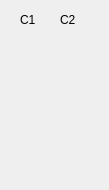
   <widget class="QWidget" name="tab_12">
    <attribute name="title">
     <string>Status</string>
    </attribute>
    <widget class="caByte" name="cabyte_8">
     <property name="geometry">
      <rect>
       <x>5</x>
       <y>30</y>
       <width>20</width>
       <height>151</height>
      </rect>
     </property>
     <property name="toolTip">
      <string>&lt;html&gt;&lt;head/&gt;&lt;body&gt;&lt;p&gt;&lt;span style=&quot; font-family:'sans-serif';&quot;&gt;Bit 0: Ready to switch on &lt;/span&gt;&lt;/p&gt;&lt;p&gt;&lt;span style=&quot; font-family:'sans-serif';&quot;&gt;Bit 1: Switched on &lt;/span&gt;&lt;/p&gt;&lt;p&gt;&lt;span style=&quot; font-family:'sans-serif';&quot;&gt;Bit 2: Operation enabled &lt;/span&gt;&lt;/p&gt;&lt;p&gt;&lt;span style=&quot; font-family:'sans-serif';&quot;&gt;Bit 3: Fault &lt;/span&gt;&lt;/p&gt;&lt;p&gt;&lt;span style=&quot; font-family:'sans-serif';&quot;&gt;Bit 4: reserved &lt;/span&gt;&lt;/p&gt;&lt;p&gt;&lt;span style=&quot; font-family:'sans-serif';&quot;&gt;Bit 5: Quick stop (inverse) &lt;/span&gt;&lt;/p&gt;&lt;p&gt;&lt;span style=&quot; font-family:'sans-serif';&quot;&gt;Bit 6: Switch on disabled &lt;/span&gt;&lt;/p&gt;&lt;p&gt;&lt;span style=&quot; font-family:'sans-serif';&quot;&gt;Bit 7: Warning &lt;/span&gt;&lt;/p&gt;&lt;p&gt;&lt;span style=&quot; font-family:'sans-serif';&quot;&gt;Bit 8 + 9: reserved &lt;/span&gt;&lt;/p&gt;&lt;p&gt;&lt;span style=&quot; font-family:'sans-serif';&quot;&gt;Bit 10: TxPDOToggle (selection/deselection via 0x8010:01) &lt;/span&gt;&lt;/p&gt;&lt;p&gt;&lt;span style=&quot; font-family:'sans-serif';&quot;&gt;Bit 11: Internal limit active &lt;/span&gt;&lt;/p&gt;&lt;p&gt;&lt;span style=&quot; font-family:'sans-serif';&quot;&gt;Bit 12: (Target value ignored) &lt;/span&gt;&lt;/p&gt;&lt;p&gt;&lt;span style=&quot; font-family:'sans-serif';&quot;&gt;Bit 13 - 15: reserved&lt;/span&gt;&lt;/p&gt;&lt;/body&gt;&lt;/html&gt;</string>
     </property>
     <property name="channel" stdset="0">
      <string notr="true">$(IOC):m$(MasterID)s$(SlaveID)-Drv03-Stat</string>
     </property>
     <property name="endBit">
      <number>15</number>
     </property>
    </widget>
    <widget class="caByte" name="cabyte_12">
     <property name="geometry">
      <rect>
       <x>40</x>
       <y>30</y>
       <width>20</width>
       <height>151</height>
      </rect>
     </property>
     <property name="toolTip">
      <string>&lt;html&gt;&lt;head/&gt;&lt;body&gt;&lt;p&gt;&lt;span style=&quot; font-family:'sans-serif';&quot;&gt;Bit 0: Ready to switch on &lt;/span&gt;&lt;/p&gt;&lt;p&gt;&lt;span style=&quot; font-family:'sans-serif';&quot;&gt;Bit 1: Switched on &lt;/span&gt;&lt;/p&gt;&lt;p&gt;&lt;span style=&quot; font-family:'sans-serif';&quot;&gt;Bit 2: Operation enabled &lt;/span&gt;&lt;/p&gt;&lt;p&gt;&lt;span style=&quot; font-family:'sans-serif';&quot;&gt;Bit 3: Fault &lt;/span&gt;&lt;/p&gt;&lt;p&gt;&lt;span style=&quot; font-family:'sans-serif';&quot;&gt;Bit 4: reserved &lt;/span&gt;&lt;/p&gt;&lt;p&gt;&lt;span style=&quot; font-family:'sans-serif';&quot;&gt;Bit 5: Quick stop (inverse) &lt;/span&gt;&lt;/p&gt;&lt;p&gt;&lt;span style=&quot; font-family:'sans-serif';&quot;&gt;Bit 6: Switch on disabled &lt;/span&gt;&lt;/p&gt;&lt;p&gt;&lt;span style=&quot; font-family:'sans-serif';&quot;&gt;Bit 7: Warning &lt;/span&gt;&lt;/p&gt;&lt;p&gt;&lt;span style=&quot; font-family:'sans-serif';&quot;&gt;Bit 8 + 9: reserved &lt;/span&gt;&lt;/p&gt;&lt;p&gt;&lt;span style=&quot; font-family:'sans-serif';&quot;&gt;Bit 10: TxPDOToggle (selection/deselection via 0x8010:01) &lt;/span&gt;&lt;/p&gt;&lt;p&gt;&lt;span style=&quot; font-family:'sans-serif';&quot;&gt;Bit 11: Internal limit active &lt;/span&gt;&lt;/p&gt;&lt;p&gt;&lt;span style=&quot; font-family:'sans-serif';&quot;&gt;Bit 12: (Target value ignored) &lt;/span&gt;&lt;/p&gt;&lt;p&gt;&lt;span style=&quot; font-family:'sans-serif';&quot;&gt;Bit 13 - 15: reserved&lt;/span&gt;&lt;/p&gt;&lt;/body&gt;&lt;/html&gt;</string>
     </property>
     <property name="channel" stdset="0">
      <string notr="true">$(IOC):m$(MasterID)s$(SlaveID)-Drv03-Cmd-RB</string>
     </property>
     <property name="endBit">
      <number>15</number>
     </property>
    </widget>
    <widget class="caByte" name="cabyte_13">
     <property name="geometry">
      <rect>
       <x>80</x>
       <y>30</y>
       <width>20</width>
       <height>151</height>
      </rect>
     </property>
     <property name="toolTip">
      <string>&lt;html&gt;&lt;head/&gt;&lt;body&gt;&lt;p&gt;&lt;span style=&quot; font-family:'sans-serif';&quot;&gt;Bit 0: Ready to switch on &lt;/span&gt;&lt;/p&gt;&lt;p&gt;&lt;span style=&quot; font-family:'sans-serif';&quot;&gt;Bit 1: Switched on &lt;/span&gt;&lt;/p&gt;&lt;p&gt;&lt;span style=&quot; font-family:'sans-serif';&quot;&gt;Bit 2: Operation enabled &lt;/span&gt;&lt;/p&gt;&lt;p&gt;&lt;span style=&quot; font-family:'sans-serif';&quot;&gt;Bit 3: Fault &lt;/span&gt;&lt;/p&gt;&lt;p&gt;&lt;span style=&quot; font-family:'sans-serif';&quot;&gt;Bit 4: reserved &lt;/span&gt;&lt;/p&gt;&lt;p&gt;&lt;span style=&quot; font-family:'sans-serif';&quot;&gt;Bit 5: Quick stop (inverse) &lt;/span&gt;&lt;/p&gt;&lt;p&gt;&lt;span style=&quot; font-family:'sans-serif';&quot;&gt;Bit 6: Switch on disabled &lt;/span&gt;&lt;/p&gt;&lt;p&gt;&lt;span style=&quot; font-family:'sans-serif';&quot;&gt;Bit 7: Warning &lt;/span&gt;&lt;/p&gt;&lt;p&gt;&lt;span style=&quot; font-family:'sans-serif';&quot;&gt;Bit 8 + 9: reserved &lt;/span&gt;&lt;/p&gt;&lt;p&gt;&lt;span style=&quot; font-family:'sans-serif';&quot;&gt;Bit 10: TxPDOToggle (selection/deselection via 0x8010:01) &lt;/span&gt;&lt;/p&gt;&lt;p&gt;&lt;span style=&quot; font-family:'sans-serif';&quot;&gt;Bit 11: Internal limit active &lt;/span&gt;&lt;/p&gt;&lt;p&gt;&lt;span style=&quot; font-family:'sans-serif';&quot;&gt;Bit 12: (Target value ignored) &lt;/span&gt;&lt;/p&gt;&lt;p&gt;&lt;span style=&quot; font-family:'sans-serif';&quot;&gt;Bit 13 - 15: reserved&lt;/span&gt;&lt;/p&gt;&lt;/body&gt;&lt;/html&gt;</string>
     </property>
     <property name="channel" stdset="0">
      <string notr="true">$(IOC):m$(MasterID)s$(SlaveID)-Drv03-Cmd2-RB</string>
     </property>
     <property name="endBit">
      <number>15</number>
     </property>
    </widget>
    <widget class="caLabel" name="calabel_38">
     <property name="geometry">
      <rect>
       <x>60</x>
       <y>10</y>
       <width>40</width>
       <height>20</height>
      </rect>
     </property>
     <property name="minimumSize">
      <size>
       <width>40</width>
       <height>10</height>
      </size>
     </property>
     <property name="text">
      <string>C2</string>
     </property>
    </widget>
    <widget class="caLabel" name="calabel_39">
     <property name="geometry">
      <rect>
       <x>-20</x>
       <y>10</y>
       <width>40</width>
       <height>20</height>
      </rect>
     </property>
     <property name="minimumSize">
      <size>
       <width>40</width>
       <height>10</height>
      </size>
     </property>
     <property name="text">
      <string>S</string>
     </property>
    </widget>
    <widget class="caLabel" name="calabel_40">
     <property name="geometry">
      <rect>
       <x>20</x>
       <y>10</y>
       <width>40</width>
       <height>20</height>
      </rect>
     </property>
     <property name="minimumSize">
      <size>
       <width>40</width>
       <height>10</height>
      </size>
     </property>
     <property name="text">
      <string>C1</string>
     </property>
    </widget>
   </widget>
